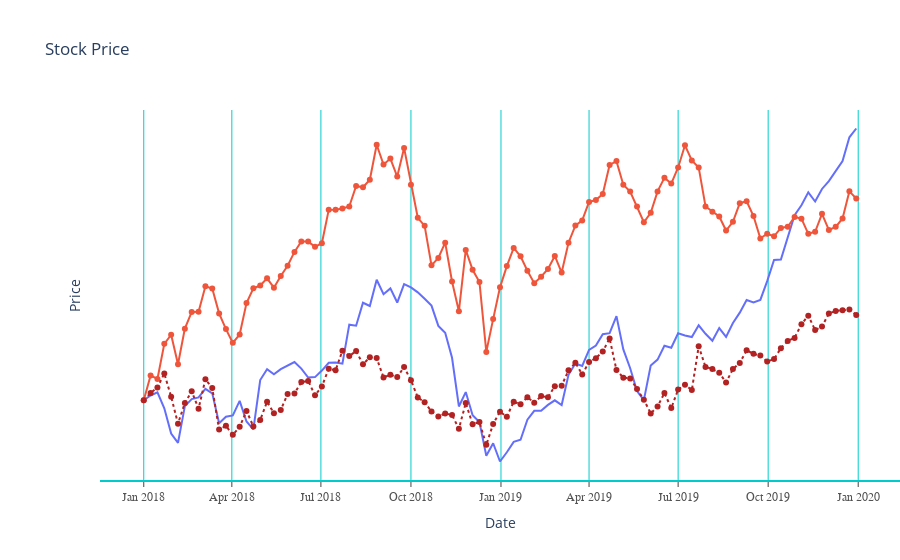

The notebook cell saved with this chart:
### Code cell
fig.update_layout(
    xaxis = dict(
        showline = True,
        showgrid = True,
        showticklabels = True,
        linecolor = 'rgb(0, 204, 204)',
        gridcolor = 'rgb(0, 204, 204)',
        linewidth = 2,
        ticks = 'outside',
        tickfont = dict(
            family = 'Arial',
            size = 12,
            color = 'rgb(82, 82, 82)'
            )
        ),
    yaxis = dict(
        showgrid = False,
        zeroline = False,
        showline = False,
        showticklabels = False
    ),
    autosize = False,
    margin = dict(
        autoexpand = False,
        l = 100,
        r = 0,
        t = 110
    ),
    showlegend = False,
    plot_bgcolor = 'white'
)
